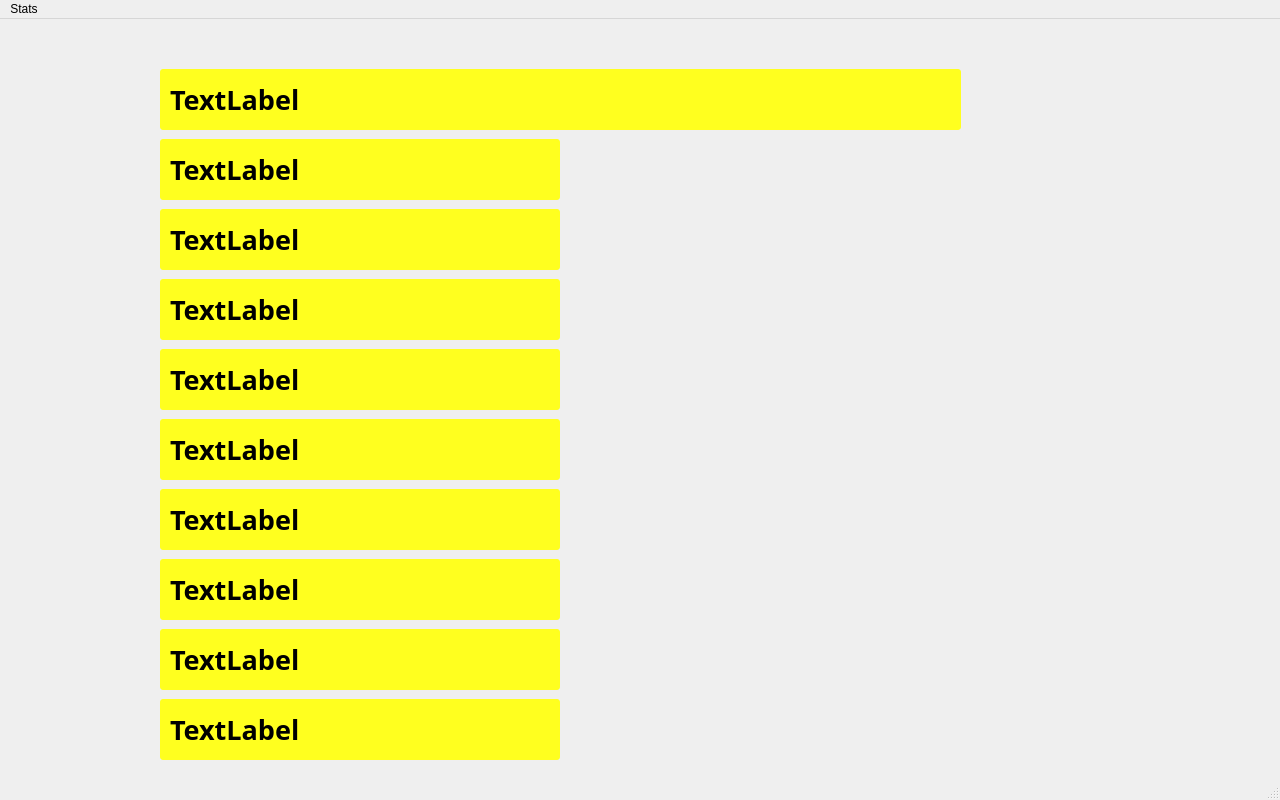
<?xml version="1.0" encoding="UTF-8"?>
<ui version="4.0">
 <class>MainWindow</class>
 <widget class="QMainWindow" name="MainWindow">
  <property name="geometry">
   <rect>
    <x>0</x>
    <y>0</y>
    <width>1280</width>
    <height>800</height>
   </rect>
  </property>
  <property name="windowTitle">
   <string>MainWindow</string>
  </property>
  <property name="styleSheet">
   <string notr="true">background-color: rgb(30, 30, 30);
color: rgb(255, 255, 255);
QTabBar::tab:hover {
    background: #55007f;
    color: #55007f;
};
QTabBar::tab {
    background: #2b2b2b;
    color: #cccccc;
    padding: 8px;
}
</string>
  </property>
  <widget class="QWidget" name="centralwidget">
   <widget class="QProgressBar" name="TopArtist1Bar">
    <property name="geometry">
     <rect>
      <x>160</x>
      <y>50</y>
      <width>801</width>
      <height>61</height>
     </rect>
    </property>
    <property name="styleSheet">
     <string notr="true">QProgressBar {
    border: 0px;
    background: transparent;
    border-radius: 3px;
    height: 6px;
}

QProgressBar::chunk {
    background: #ffff1f;
    border-radius: 3px;
}</string>
    </property>
    <property name="maximum">
     <number>100</number>
    </property>
    <property name="value">
     <number>100</number>
    </property>
    <property name="textVisible">
     <bool>false</bool>
    </property>
    <property name="textDirection">
     <enum>QProgressBar::TopToBottom</enum>
    </property>
   </widget>
   <widget class="QProgressBar" name="TopArtist2Bar">
    <property name="geometry">
     <rect>
      <x>160</x>
      <y>120</y>
      <width>801</width>
      <height>61</height>
     </rect>
    </property>
    <property name="styleSheet">
     <string notr="true">QProgressBar {
    border: 0px;
    background: transparent;
    border-radius: 3px;
    height: 6px;
}

QProgressBar::chunk {
    background: #ffff1f;
    border-radius: 3px;
}</string>
    </property>
    <property name="value">
     <number>50</number>
    </property>
    <property name="textVisible">
     <bool>false</bool>
    </property>
   </widget>
   <widget class="QProgressBar" name="TopArtist3Bar">
    <property name="geometry">
     <rect>
      <x>160</x>
      <y>190</y>
      <width>801</width>
      <height>61</height>
     </rect>
    </property>
    <property name="styleSheet">
     <string notr="true">QProgressBar {
    border: 0px;
    background: transparent;
    border-radius: 3px;
    height: 6px;
}

QProgressBar::chunk {
    background: #ffff1f;
    border-radius: 3px;
}</string>
    </property>
    <property name="value">
     <number>50</number>
    </property>
    <property name="textVisible">
     <bool>false</bool>
    </property>
    <property name="format">
     <string/>
    </property>
   </widget>
   <widget class="QProgressBar" name="TopArtist4Bar">
    <property name="geometry">
     <rect>
      <x>160</x>
      <y>260</y>
      <width>801</width>
      <height>61</height>
     </rect>
    </property>
    <property name="styleSheet">
     <string notr="true">QProgressBar {
    border: 0px;
    background: transparent;
    border-radius: 3px;
    height: 6px;
}

QProgressBar::chunk {
    background: #ffff1f;
    border-radius: 3px;
}</string>
    </property>
    <property name="value">
     <number>50</number>
    </property>
    <property name="textVisible">
     <bool>false</bool>
    </property>
    <property name="format">
     <string/>
    </property>
   </widget>
   <widget class="QProgressBar" name="TopArtist5Bar">
    <property name="geometry">
     <rect>
      <x>160</x>
      <y>330</y>
      <width>801</width>
      <height>61</height>
     </rect>
    </property>
    <property name="styleSheet">
     <string notr="true">QProgressBar {
    border: 0px;
    background: transparent;
    border-radius: 3px;
    height: 6px;
}

QProgressBar::chunk {
    background: #ffff1f;
    border-radius: 3px;
}</string>
    </property>
    <property name="value">
     <number>50</number>
    </property>
    <property name="textVisible">
     <bool>false</bool>
    </property>
    <property name="format">
     <string/>
    </property>
   </widget>
   <widget class="QProgressBar" name="TopArtist6Bar">
    <property name="geometry">
     <rect>
      <x>160</x>
      <y>400</y>
      <width>801</width>
      <height>61</height>
     </rect>
    </property>
    <property name="styleSheet">
     <string notr="true">QProgressBar {
    border: 0px;
    background: transparent;
    border-radius: 3px;
    height: 6px;
}

QProgressBar::chunk {
    background: #ffff1f;
    border-radius: 3px;
}</string>
    </property>
    <property name="value">
     <number>50</number>
    </property>
    <property name="textVisible">
     <bool>false</bool>
    </property>
    <property name="format">
     <string/>
    </property>
   </widget>
   <widget class="QProgressBar" name="TopArtist7Bar">
    <property name="geometry">
     <rect>
      <x>160</x>
      <y>470</y>
      <width>801</width>
      <height>61</height>
     </rect>
    </property>
    <property name="styleSheet">
     <string notr="true">QProgressBar {
    border: 0px;
    background: transparent;
    border-radius: 3px;
    height: 6px;
}

QProgressBar::chunk {
    background: #ffff1f;
    border-radius: 3px;
}</string>
    </property>
    <property name="value">
     <number>50</number>
    </property>
    <property name="textVisible">
     <bool>false</bool>
    </property>
    <property name="format">
     <string/>
    </property>
   </widget>
   <widget class="QProgressBar" name="TopArtist8Bar">
    <property name="geometry">
     <rect>
      <x>160</x>
      <y>540</y>
      <width>801</width>
      <height>61</height>
     </rect>
    </property>
    <property name="styleSheet">
     <string notr="true">QProgressBar {
    border: 0px;
    background: transparent;
    border-radius: 3px;
    height: 6px;
}

QProgressBar::chunk {
    background: #ffff1f;
    border-radius: 3px;
}</string>
    </property>
    <property name="value">
     <number>50</number>
    </property>
    <property name="textVisible">
     <bool>false</bool>
    </property>
    <property name="format">
     <string/>
    </property>
   </widget>
   <widget class="QProgressBar" name="TopArtist9Bar">
    <property name="geometry">
     <rect>
      <x>160</x>
      <y>610</y>
      <width>801</width>
      <height>61</height>
     </rect>
    </property>
    <property name="styleSheet">
     <string notr="true">QProgressBar {
    border: 0px;
    background: transparent;
    border-radius: 3px;
    height: 6px;
}

QProgressBar::chunk {
    background: #ffff1f;
    border-radius: 3px;
}</string>
    </property>
    <property name="value">
     <number>50</number>
    </property>
    <property name="textVisible">
     <bool>false</bool>
    </property>
    <property name="format">
     <string/>
    </property>
   </widget>
   <widget class="QProgressBar" name="TopArtist10Bar">
    <property name="geometry">
     <rect>
      <x>160</x>
      <y>680</y>
      <width>801</width>
      <height>61</height>
     </rect>
    </property>
    <property name="styleSheet">
     <string notr="true">QProgressBar {
    border: 0px;
    background: transparent;
    border-radius: 3px;
    height: 6px;
}

QProgressBar::chunk {
    background: #ffff1f;
    border-radius: 3px;
}</string>
    </property>
    <property name="value">
     <number>50</number>
    </property>
    <property name="textVisible">
     <bool>false</bool>
    </property>
    <property name="format">
     <string/>
    </property>
   </widget>
   <widget class="QLabel" name="TopArtist1Label">
    <property name="geometry">
     <rect>
      <x>170</x>
      <y>60</y>
      <width>790</width>
      <height>41</height>
     </rect>
    </property>
    <property name="font">
     <font>
      <family>Lucida Sans</family>
      <pointsize>20</pointsize>
      <weight>75</weight>
      <bold>true</bold>
     </font>
    </property>
    <property name="styleSheet">
     <string notr="true">background-color: transparent;
color: black;</string>
    </property>
    <property name="text">
     <string>TextLabel</string>
    </property>
   </widget>
   <widget class="QLabel" name="TopArtist2Label">
    <property name="geometry">
     <rect>
      <x>170</x>
      <y>130</y>
      <width>790</width>
      <height>41</height>
     </rect>
    </property>
    <property name="font">
     <font>
      <family>Lucida Sans</family>
      <pointsize>20</pointsize>
      <weight>75</weight>
      <bold>true</bold>
     </font>
    </property>
    <property name="styleSheet">
     <string notr="true">background-color: transparent;
color: black;</string>
    </property>
    <property name="text">
     <string>TextLabel</string>
    </property>
   </widget>
   <widget class="QLabel" name="TopArtist3Label">
    <property name="geometry">
     <rect>
      <x>170</x>
      <y>200</y>
      <width>790</width>
      <height>41</height>
     </rect>
    </property>
    <property name="font">
     <font>
      <family>Lucida Sans</family>
      <pointsize>20</pointsize>
      <weight>75</weight>
      <bold>true</bold>
     </font>
    </property>
    <property name="styleSheet">
     <string notr="true">background-color: transparent;
color: black;</string>
    </property>
    <property name="text">
     <string>TextLabel</string>
    </property>
   </widget>
   <widget class="QLabel" name="TopArtist5Label">
    <property name="geometry">
     <rect>
      <x>170</x>
      <y>340</y>
      <width>790</width>
      <height>41</height>
     </rect>
    </property>
    <property name="font">
     <font>
      <family>Lucida Sans</family>
      <pointsize>20</pointsize>
      <weight>75</weight>
      <bold>true</bold>
     </font>
    </property>
    <property name="styleSheet">
     <string notr="true">background-color: transparent;
color: black;</string>
    </property>
    <property name="text">
     <string>TextLabel</string>
    </property>
   </widget>
   <widget class="QLabel" name="TopArtist4Label">
    <property name="geometry">
     <rect>
      <x>170</x>
      <y>270</y>
      <width>790</width>
      <height>41</height>
     </rect>
    </property>
    <property name="font">
     <font>
      <family>Lucida Sans</family>
      <pointsize>20</pointsize>
      <weight>75</weight>
      <bold>true</bold>
     </font>
    </property>
    <property name="styleSheet">
     <string notr="true">background-color: transparent;
color: black;</string>
    </property>
    <property name="text">
     <string>TextLabel</string>
    </property>
   </widget>
   <widget class="QLabel" name="TopArtist10Label">
    <property name="geometry">
     <rect>
      <x>170</x>
      <y>690</y>
      <width>790</width>
      <height>41</height>
     </rect>
    </property>
    <property name="font">
     <font>
      <family>Lucida Sans</family>
      <pointsize>20</pointsize>
      <weight>75</weight>
      <bold>true</bold>
     </font>
    </property>
    <property name="styleSheet">
     <string notr="true">background-color: transparent;
color: black;</string>
    </property>
    <property name="text">
     <string>TextLabel</string>
    </property>
   </widget>
   <widget class="QLabel" name="TopArtist6Label">
    <property name="geometry">
     <rect>
      <x>170</x>
      <y>410</y>
      <width>790</width>
      <height>41</height>
     </rect>
    </property>
    <property name="font">
     <font>
      <family>Lucida Sans</family>
      <pointsize>20</pointsize>
      <weight>75</weight>
      <bold>true</bold>
     </font>
    </property>
    <property name="styleSheet">
     <string notr="true">background-color: transparent;
color: black;</string>
    </property>
    <property name="text">
     <string>TextLabel</string>
    </property>
   </widget>
   <widget class="QLabel" name="TopArtist8Label">
    <property name="geometry">
     <rect>
      <x>170</x>
      <y>550</y>
      <width>790</width>
      <height>41</height>
     </rect>
    </property>
    <property name="font">
     <font>
      <family>Lucida Sans</family>
      <pointsize>20</pointsize>
      <weight>75</weight>
      <bold>true</bold>
     </font>
    </property>
    <property name="styleSheet">
     <string notr="true">background-color: transparent;
color: black;</string>
    </property>
    <property name="text">
     <string>TextLabel</string>
    </property>
   </widget>
   <widget class="QLabel" name="TopArtist9Label">
    <property name="geometry">
     <rect>
      <x>170</x>
      <y>620</y>
      <width>790</width>
      <height>41</height>
     </rect>
    </property>
    <property name="font">
     <font>
      <family>Lucida Sans</family>
      <pointsize>20</pointsize>
      <weight>75</weight>
      <bold>true</bold>
     </font>
    </property>
    <property name="styleSheet">
     <string notr="true">background-color: transparent;
color: black;</string>
    </property>
    <property name="text">
     <string>TextLabel</string>
    </property>
   </widget>
   <widget class="QLabel" name="TopArtist7Label">
    <property name="geometry">
     <rect>
      <x>170</x>
      <y>480</y>
      <width>790</width>
      <height>41</height>
     </rect>
    </property>
    <property name="font">
     <font>
      <family>Lucida Sans</family>
      <pointsize>20</pointsize>
      <weight>75</weight>
      <bold>true</bold>
     </font>
    </property>
    <property name="styleSheet">
     <string notr="true">background-color: transparent;
color: black;</string>
    </property>
    <property name="text">
     <string>TextLabel</string>
    </property>
   </widget>
  </widget>
  <widget class="QMenuBar" name="menubar">
   <property name="geometry">
    <rect>
     <x>0</x>
     <y>0</y>
     <width>1280</width>
     <height>21</height>
    </rect>
   </property>
   <property name="styleSheet">
    <string notr="true"/>
   </property>
   <widget class="QMenu" name="menuStats">
    <property name="styleSheet">
     <string notr="true"/>
    </property>
    <property name="title">
     <string>Stats</string>
    </property>
   </widget>
   <addaction name="menuStats"/>
  </widget>
  <widget class="QStatusBar" name="statusbar"/>
 </widget>
 <resources/>
 <connections/>
</ui>
